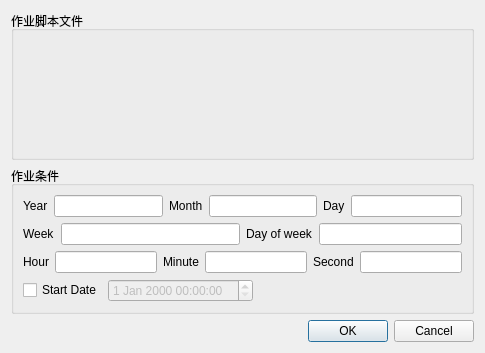
<?xml version="1.0" encoding="UTF-8"?>
<ui version="4.0">
 <class>DialogNewjobCron</class>
 <widget class="QDialog" name="DialogNewjobCron">
  <property name="geometry">
   <rect>
    <x>0</x>
    <y>0</y>
    <width>485</width>
    <height>353</height>
   </rect>
  </property>
  <property name="windowTitle">
   <string>创建Cron类型作业</string>
  </property>
  <layout class="QVBoxLayout" name="verticalLayout">
   <item>
    <widget class="QGroupBox" name="groupBoxJobFile">
     <property name="title">
      <string>作业脚本文件</string>
     </property>
     <layout class="QHBoxLayout" name="horizontalLayout">
      <item>
       <layout class="QGridLayout" name="gridLayoutJobFile"/>
      </item>
     </layout>
    </widget>
   </item>
   <item>
    <widget class="QGroupBox" name="groupBoxCondition">
     <property name="title">
      <string>作业条件</string>
     </property>
     <layout class="QVBoxLayout" name="verticalLayout_2">
      <item>
       <layout class="QHBoxLayout" name="horizontalLayout_5">
        <item>
         <layout class="QHBoxLayout" name="horizontalLayout_2">
          <item>
           <widget class="QLabel" name="label_1">
            <property name="text">
             <string>Year</string>
            </property>
           </widget>
          </item>
          <item>
           <widget class="QLineEdit" name="lineEditYear">
            <property name="toolTip">
             <string>“年”条件（语法请参考“这是什么”）</string>
            </property>
            <property name="whatsThis">
             <string>&lt;html&gt;&lt;head/&gt;&lt;body&gt;&lt;p&gt;a: 表示a年&lt;/p&gt;&lt;p&gt;*: 表示所有年份&lt;/p&gt;&lt;p&gt;*/a: 表示所有年份中每过a年一次&lt;/p&gt;&lt;p&gt;a-b: 表示从a年到b年&lt;/p&gt;&lt;p&gt;a-b/c: 表示从a年到b年中每过c年一次&lt;/p&gt;&lt;p&gt;x,y,z,...: 表示多种满足条件的年份，逗号分开的每个条件都可以是以上表达式之一&lt;/p&gt;&lt;/body&gt;&lt;/html&gt;</string>
            </property>
           </widget>
          </item>
         </layout>
        </item>
        <item>
         <layout class="QHBoxLayout" name="horizontalLayout_3">
          <item>
           <widget class="QLabel" name="label_2">
            <property name="text">
             <string>Month</string>
            </property>
           </widget>
          </item>
          <item>
           <widget class="QLineEdit" name="lineEditMonth">
            <property name="toolTip">
             <string>“月”条件（语法请参考“这是什么”）</string>
            </property>
            <property name="whatsThis">
             <string>&lt;html&gt;&lt;head/&gt;&lt;body&gt;&lt;p&gt;a: 表示a月，取值为1至12&lt;/p&gt;&lt;p&gt;*: 表示所有月份&lt;/p&gt;&lt;p&gt;*/a: 表示所有月份中每过a月一次&lt;/p&gt;&lt;p&gt;a-b: 表示从a月到b月&lt;/p&gt;&lt;p&gt;a-b/c: 表示从a月到b月中每过c月一次&lt;/p&gt;&lt;p&gt;x,y,z,...: 表示多种满足条件的月份，逗号分开的每个条件都可以是以上表达式之一&lt;/p&gt;&lt;/body&gt;&lt;/html&gt;</string>
            </property>
           </widget>
          </item>
         </layout>
        </item>
        <item>
         <layout class="QHBoxLayout" name="horizontalLayout_4">
          <item>
           <widget class="QLabel" name="label_3">
            <property name="text">
             <string>Day</string>
            </property>
           </widget>
          </item>
          <item>
           <widget class="QLineEdit" name="lineEditDay">
            <property name="toolTip">
             <string>“日”条件（语法请参考“这是什么”）</string>
            </property>
            <property name="whatsThis">
             <string>&lt;html&gt;&lt;head/&gt;&lt;body&gt;&lt;p&gt;a: 表示a日，取值为1至31&lt;/p&gt;&lt;p&gt;*: 表示所有日期&lt;/p&gt;&lt;p&gt;*/a: 表示所有日期中每过a天一次&lt;/p&gt;&lt;p&gt;a-b: 表示从a日到b日&lt;/p&gt;&lt;p&gt;a-b/c: 表示从a日到b日中每过c日一次&lt;/p&gt;&lt;p&gt;xrd y: 表示本月中第x个星期y，y取值为sun,mon,tue,wed,thu,fri,sat&lt;/p&gt;&lt;p&gt;last: 表示本月的最后一天&lt;/p&gt;&lt;p&gt;last x: 表示本月最后一个星期x，x取值为sun,mon,tue,wed,thu,fri,sat&lt;/p&gt;&lt;p&gt;x,y,z,...: 表示多种满足条件的日期，逗号分开的每个条件都可以是以上表达式之一&lt;/p&gt;&lt;/body&gt;&lt;/html&gt;</string>
            </property>
           </widget>
          </item>
         </layout>
        </item>
       </layout>
      </item>
      <item>
       <layout class="QHBoxLayout" name="horizontalLayout_6">
        <item>
         <layout class="QHBoxLayout" name="horizontalLayout_7">
          <item>
           <widget class="QLabel" name="label_4">
            <property name="text">
             <string>Week</string>
            </property>
           </widget>
          </item>
          <item>
           <widget class="QLineEdit" name="lineEditWeek">
            <property name="toolTip">
             <string>“周”条件（语法请参考“这是什么”）</string>
            </property>
            <property name="whatsThis">
             <string>&lt;html&gt;&lt;head/&gt;&lt;body&gt;&lt;p&gt;a: 表示第a周，取值为1至53&lt;/p&gt;&lt;p&gt;*: 表示所有周&lt;/p&gt;&lt;p&gt;*/a: 表示所有周中每过a周一次&lt;/p&gt;&lt;p&gt;a-b: 表示从a周到b周&lt;/p&gt;&lt;p&gt;a-b/c: 表示从a周到b周中每过c周一次&lt;/p&gt;&lt;p&gt;x,y,z,...: 表示多种满足条件的周，逗号分开的每个条件都可以是以上表达式之一&lt;/p&gt;&lt;/body&gt;&lt;/html&gt;</string>
            </property>
           </widget>
          </item>
         </layout>
        </item>
        <item>
         <layout class="QHBoxLayout" name="horizontalLayout_8">
          <item>
           <widget class="QLabel" name="labelDayOfWeek">
            <property name="text">
             <string>Day of week</string>
            </property>
           </widget>
          </item>
          <item>
           <widget class="QLineEdit" name="lineEditDayOfWeek">
            <property name="toolTip">
             <string>“天（周内）”条件（语法请参考“这是什么”）</string>
            </property>
            <property name="whatsThis">
             <string>&lt;html&gt;&lt;head/&gt;&lt;body&gt;&lt;p&gt;a: 表示星期a，取值为0至6或者sun,mon,tue,wed,thu,fri,sat&lt;/p&gt;&lt;p&gt;*: 表示每周内所有的天&lt;/p&gt;&lt;p&gt;*/a: 表示周中每过a天一次&lt;/p&gt;&lt;p&gt;a-b: 表示从星期a到星期b&lt;/p&gt;&lt;p&gt;a-b/c: 表示从星期a到星期b中每过c天一次&lt;/p&gt;&lt;p&gt;x,y,z,...: 表示多种满足条件的天，逗号分开的每个条件都可以是以上表达式之一&lt;/p&gt;&lt;/body&gt;&lt;/html&gt;</string>
            </property>
           </widget>
          </item>
         </layout>
        </item>
       </layout>
      </item>
      <item>
       <layout class="QHBoxLayout" name="horizontalLayout_9">
        <item>
         <layout class="QHBoxLayout" name="horizontalLayout_10">
          <item>
           <widget class="QLabel" name="label_6">
            <property name="text">
             <string>Hour</string>
            </property>
           </widget>
          </item>
          <item>
           <widget class="QLineEdit" name="lineEditHour">
            <property name="toolTip">
             <string>“小时”条件（语法请参考“这是什么”）</string>
            </property>
            <property name="whatsThis">
             <string>&lt;html&gt;&lt;head/&gt;&lt;body&gt;&lt;p&gt;a: 表示a点，取值为0至23&lt;/p&gt;&lt;p&gt;*: 表示每个小时&lt;/p&gt;&lt;p&gt;*/a: 表示每过a小时一次&lt;/p&gt;&lt;p&gt;a-b: 表示从a点到b点&lt;/p&gt;&lt;p&gt;a-b/c: 表示从a点到b点中每过c小时一次&lt;/p&gt;&lt;p&gt;x,y,z,...: 表示多种满足条件的小时，逗号分开的每个条件都可以是以上表达式之一&lt;/p&gt;&lt;/body&gt;&lt;/html&gt;</string>
            </property>
           </widget>
          </item>
         </layout>
        </item>
        <item>
         <layout class="QHBoxLayout" name="horizontalLayout_11">
          <item>
           <widget class="QLabel" name="label_7">
            <property name="text">
             <string>Minute</string>
            </property>
           </widget>
          </item>
          <item>
           <widget class="QLineEdit" name="lineEditMinute">
            <property name="toolTip">
             <string>“分钟”条件（语法请参考“这是什么”）</string>
            </property>
            <property name="whatsThis">
             <string>&lt;html&gt;&lt;head/&gt;&lt;body&gt;&lt;p&gt;a: 表示a分，取值为0至59&lt;/p&gt;&lt;p&gt;*: 表示每分钟&lt;/p&gt;&lt;p&gt;*/a: 表示每过a分钟一次&lt;/p&gt;&lt;p&gt;a-b: 表示从a分到b分&lt;/p&gt;&lt;p&gt;a-b/c: 表示从a分到b分中每过c分钟一次&lt;/p&gt;&lt;p&gt;x,y,z,...: 表示多种满足条件的分钟，逗号分开的每个条件都可以是以上表达式之一&lt;/p&gt;&lt;/body&gt;&lt;/html&gt;</string>
            </property>
           </widget>
          </item>
         </layout>
        </item>
        <item>
         <layout class="QHBoxLayout" name="horizontalLayout_12">
          <item>
           <widget class="QLabel" name="label_8">
            <property name="text">
             <string>Second</string>
            </property>
           </widget>
          </item>
          <item>
           <widget class="QLineEdit" name="lineEditSecond">
            <property name="toolTip">
             <string>“秒”条件（语法请参考“这是什么”）</string>
            </property>
            <property name="whatsThis">
             <string>&lt;html&gt;&lt;head/&gt;&lt;body&gt;&lt;p&gt;a: 表示a秒，取值为0至59&lt;/p&gt;&lt;p&gt;*: 表示每秒钟&lt;/p&gt;&lt;p&gt;*/a: 表示每过a秒钟一次&lt;/p&gt;&lt;p&gt;a-b: 表示从a秒到b秒&lt;/p&gt;&lt;p&gt;a-b/c: 表示从a秒到b秒中每过c秒一次&lt;/p&gt;&lt;p&gt;x,y,z,...: 表示多种满足条件的秒，逗号分开的每个条件都可以是以上表达式之一&lt;/p&gt;&lt;/body&gt;&lt;/html&gt;</string>
            </property>
           </widget>
          </item>
         </layout>
        </item>
       </layout>
      </item>
      <item>
       <layout class="QHBoxLayout" name="horizontalLayout_13">
        <item>
         <widget class="QCheckBox" name="checkBoxStartDate">
          <property name="toolTip">
           <string>是否使用“起始时间”条件</string>
          </property>
          <property name="text">
           <string>Start Date</string>
          </property>
         </widget>
        </item>
        <item>
         <widget class="QDateTimeEdit" name="dateTimeEditStartDate">
          <property name="enabled">
           <bool>false</bool>
          </property>
          <property name="toolTip">
           <string>“起始时间”条件</string>
          </property>
         </widget>
        </item>
        <item>
         <spacer name="horizontalSpacer">
          <property name="orientation">
           <enum>Qt::Horizontal</enum>
          </property>
          <property name="sizeHint" stdset="0">
           <size>
            <width>40</width>
            <height>20</height>
           </size>
          </property>
         </spacer>
        </item>
       </layout>
      </item>
     </layout>
    </widget>
   </item>
   <item>
    <widget class="QDialogButtonBox" name="buttonBox">
     <property name="orientation">
      <enum>Qt::Horizontal</enum>
     </property>
     <property name="standardButtons">
      <set>QDialogButtonBox::Cancel|QDialogButtonBox::Ok</set>
     </property>
    </widget>
   </item>
  </layout>
 </widget>
 <resources/>
 <connections/>
</ui>
